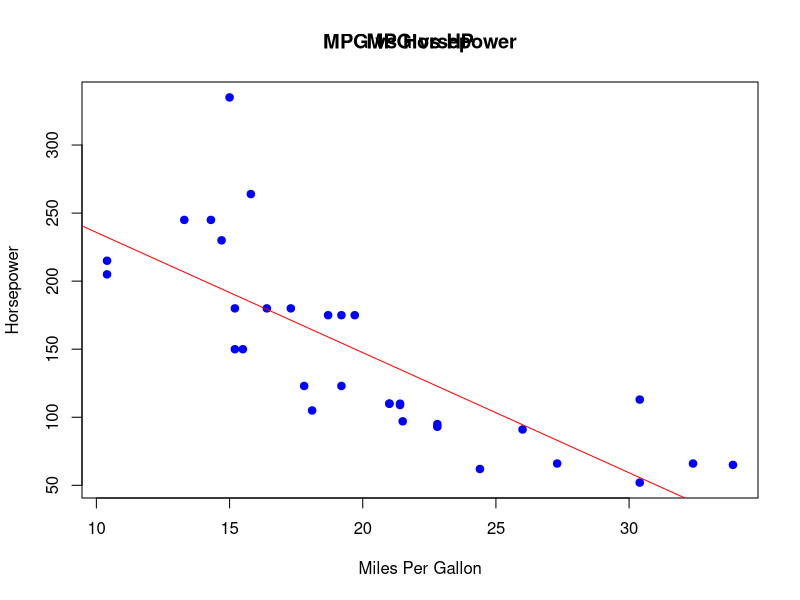

Generate this figure with R:
# Running Code
library(tidyverse)

say_hi <- function() {print("Hi!")}

(random_number <- runif(1, min = 0, max = 1))

# Moving Around and Editing
text <- "This is a text String"

file_path <- ""

c("item1", "item2", "item3")

# This should be a comment



# A section 1 -------------------------------------------------------------


# ^ Start a new section here

screAm <- "I Am A bAnAnA Apple cArAmel"

# Fuzzy find a "file2" 

# Look at mean documentation
mean(c(1,2,3,4,NA), na.rm = T)


say_hi()




# Oh no someone needs to reformat all the code an indent it!

library(dplyr)

data(mtcars)
head(mtcars)
summary(mtcars)

mtcars %>%
  group_by(cyl) %>%
  summarize(
    avg_mpg = mean(mpg),
    avg_hp = mean(hp)
  ) %>%
  arrange(desc(avg_mpg))

plot(mtcars$mpg, mtcars$hp,
  main = "MPG vs HP", xlab = "Miles Per Gallon", ylab = "Horsepower",
  col = "blue", pch = 19
)
abline(lm(hp ~ mpg, data = mtcars), col = "red")
title("MPG vs Horsepower")



